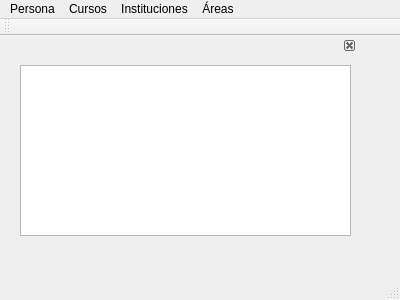
<?xml version="1.0" encoding="UTF-8"?>
<ui version="4.0">
 <class>MainWindow</class>
 <widget class="QMainWindow" name="MainWindow">
  <property name="geometry">
   <rect>
    <x>0</x>
    <y>0</y>
    <width>400</width>
    <height>300</height>
   </rect>
  </property>
  <property name="windowTitle">
   <string>MainWindow</string>
  </property>
  <widget class="QWidget" name="centralWidget">
   <widget class="QDockWidget" name="dockWidgetInfo">
    <property name="geometry">
     <rect>
      <x>10</x>
      <y>0</y>
      <width>347</width>
      <height>247</height>
     </rect>
    </property>
    <property name="autoFillBackground">
     <bool>true</bool>
    </property>
    <property name="floating">
     <bool>false</bool>
    </property>
    <property name="features">
     <set>QDockWidget::DockWidgetClosable</set>
    </property>
    <property name="allowedAreas">
     <set>Qt::AllDockWidgetAreas</set>
    </property>
    <widget class="QWidget" name="dockWidgetContents_3">
     <widget class="QTableWidget" name="tableWidgetInfo">
      <property name="geometry">
       <rect>
        <x>10</x>
        <y>10</y>
        <width>331</width>
        <height>171</height>
       </rect>
      </property>
     </widget>
    </widget>
   </widget>
  </widget>
  <widget class="QMenuBar" name="menuBar">
   <property name="geometry">
    <rect>
     <x>0</x>
     <y>0</y>
     <width>400</width>
     <height>21</height>
    </rect>
   </property>
   <widget class="QMenu" name="menuUsuario">
    <property name="title">
     <string>Persona</string>
    </property>
    <widget class="QMenu" name="menuAgregar">
     <property name="title">
      <string>Agregar</string>
     </property>
     <addaction name="actionAgregarEmpleado"/>
     <addaction name="actionAgregarNino"/>
     <addaction name="actionAgregarAdulto"/>
     <addaction name="actionAgregarEstudiante"/>
    </widget>
    <widget class="QMenu" name="menuVer">
     <property name="title">
      <string>Ver</string>
     </property>
     <addaction name="actionVerEmpleado"/>
     <addaction name="actionVerEstudiante"/>
     <addaction name="actionVerNino"/>
     <addaction name="actionVerAdulto"/>
    </widget>
    <addaction name="menuAgregar"/>
    <addaction name="menuVer"/>
   </widget>
   <widget class="QMenu" name="menuCursos">
    <property name="title">
     <string>Cursos</string>
    </property>
    <addaction name="actionVerCurso"/>
   </widget>
   <widget class="QMenu" name="menuInstituciones">
    <property name="title">
     <string>Instituciones</string>
    </property>
    <widget class="QMenu" name="menuEducativas">
     <property name="title">
      <string>Educativas</string>
     </property>
     <addaction name="actionAgregarInstitucion"/>
     <addaction name="actionVerInstitucion"/>
    </widget>
    <widget class="QMenu" name="menuDonador">
     <property name="title">
      <string>Donador</string>
     </property>
     <widget class="QMenu" name="menuAgregar_2">
      <property name="title">
       <string>Agregar</string>
      </property>
      <addaction name="actionAgregarDonador"/>
      <addaction name="actionAgregarClasificacion"/>
     </widget>
     <addaction name="menuAgregar_2"/>
     <addaction name="actionVerDonador"/>
    </widget>
    <addaction name="menuEducativas"/>
    <addaction name="menuDonador"/>
   </widget>
   <widget class="QMenu" name="menuAreas">
    <property name="title">
     <string>Áreas</string>
    </property>
    <addaction name="actionAgregarArea"/>
    <addaction name="actionVerArea"/>
   </widget>
   <addaction name="menuUsuario"/>
   <addaction name="menuCursos"/>
   <addaction name="menuInstituciones"/>
   <addaction name="menuAreas"/>
  </widget>
  <widget class="QToolBar" name="mainToolBar">
   <attribute name="toolBarArea">
    <enum>TopToolBarArea</enum>
   </attribute>
   <attribute name="toolBarBreak">
    <bool>false</bool>
   </attribute>
  </widget>
  <widget class="QStatusBar" name="statusBar"/>
  <action name="actionAgregarEmpleado">
   <property name="text">
    <string>Empleado</string>
   </property>
  </action>
  <action name="actionAgregarNino">
   <property name="text">
    <string>Niño</string>
   </property>
  </action>
  <action name="actionAgregarAdulto">
   <property name="text">
    <string>Adulto</string>
   </property>
  </action>
  <action name="actionAgregarEstudiante">
   <property name="text">
    <string>Estudiante</string>
   </property>
  </action>
  <action name="actionVerEmpleado">
   <property name="text">
    <string>Empleado</string>
   </property>
  </action>
  <action name="actionVerEstudiante">
   <property name="text">
    <string>Estudiante</string>
   </property>
  </action>
  <action name="actionVerNino">
   <property name="text">
    <string>Niño</string>
   </property>
  </action>
  <action name="actionVerAdulto">
   <property name="text">
    <string>Adulto</string>
   </property>
  </action>
  <action name="actionEmpleado_3">
   <property name="text">
    <string>Empleado</string>
   </property>
  </action>
  <action name="actionAgregarCurso">
   <property name="text">
    <string>Agregar</string>
   </property>
  </action>
  <action name="actionVerCurso">
   <property name="text">
    <string>Ver</string>
   </property>
  </action>
  <action name="actionDonador">
   <property name="text">
    <string>Donador</string>
   </property>
  </action>
  <action name="actionDonador_2">
   <property name="text">
    <string>Donador</string>
   </property>
  </action>
  <action name="actionVer_3">
   <property name="text">
    <string>Ver</string>
   </property>
  </action>
  <action name="actionAgregarArea">
   <property name="text">
    <string>Agregar</string>
   </property>
  </action>
  <action name="actionVerArea">
   <property name="text">
    <string>Ver</string>
   </property>
  </action>
  <action name="actionAgregarInstitucion">
   <property name="text">
    <string>Agregar</string>
   </property>
  </action>
  <action name="actionVerInstitucion">
   <property name="text">
    <string>Ver</string>
   </property>
  </action>
  <action name="actionDonador_3">
   <property name="text">
    <string>Donador</string>
   </property>
  </action>
  <action name="actionVerDonador">
   <property name="text">
    <string>Ver</string>
   </property>
  </action>
  <action name="actionAgregarDonador">
   <property name="text">
    <string>Donador</string>
   </property>
  </action>
  <action name="actionAgregarClasificacion">
   <property name="text">
    <string>Clasificacion</string>
   </property>
  </action>
 </widget>
 <layoutdefault spacing="6" margin="11"/>
 <resources/>
 <connections>
  <connection>
   <sender>actionAgregarEmpleado</sender>
   <signal>triggered()</signal>
   <receiver>MainWindow</receiver>
   <slot>agregarEmpleado()</slot>
   <hints>
    <hint type="sourcelabel">
     <x>-1</x>
     <y>-1</y>
    </hint>
    <hint type="destinationlabel">
     <x>199</x>
     <y>149</y>
    </hint>
   </hints>
  </connection>
  <connection>
   <sender>actionAgregarNino</sender>
   <signal>triggered()</signal>
   <receiver>MainWindow</receiver>
   <slot>agregarNino()</slot>
   <hints>
    <hint type="sourcelabel">
     <x>-1</x>
     <y>-1</y>
    </hint>
    <hint type="destinationlabel">
     <x>199</x>
     <y>149</y>
    </hint>
   </hints>
  </connection>
  <connection>
   <sender>actionAgregarAdulto</sender>
   <signal>triggered()</signal>
   <receiver>MainWindow</receiver>
   <slot>agregarAdulto()</slot>
   <hints>
    <hint type="sourcelabel">
     <x>-1</x>
     <y>-1</y>
    </hint>
    <hint type="destinationlabel">
     <x>199</x>
     <y>149</y>
    </hint>
   </hints>
  </connection>
  <connection>
   <sender>actionAgregarEstudiante</sender>
   <signal>triggered()</signal>
   <receiver>MainWindow</receiver>
   <slot>agregarEstudiante()</slot>
   <hints>
    <hint type="sourcelabel">
     <x>-1</x>
     <y>-1</y>
    </hint>
    <hint type="destinationlabel">
     <x>199</x>
     <y>149</y>
    </hint>
   </hints>
  </connection>
  <connection>
   <sender>actionVerEmpleado</sender>
   <signal>triggered()</signal>
   <receiver>MainWindow</receiver>
   <slot>verEmpleado()</slot>
   <hints>
    <hint type="sourcelabel">
     <x>-1</x>
     <y>-1</y>
    </hint>
    <hint type="destinationlabel">
     <x>199</x>
     <y>149</y>
    </hint>
   </hints>
  </connection>
  <connection>
   <sender>actionVerEstudiante</sender>
   <signal>triggered()</signal>
   <receiver>MainWindow</receiver>
   <slot>verEstudiante()</slot>
   <hints>
    <hint type="sourcelabel">
     <x>-1</x>
     <y>-1</y>
    </hint>
    <hint type="destinationlabel">
     <x>199</x>
     <y>149</y>
    </hint>
   </hints>
  </connection>
  <connection>
   <sender>actionVerNino</sender>
   <signal>triggered()</signal>
   <receiver>MainWindow</receiver>
   <slot>verNino()</slot>
   <hints>
    <hint type="sourcelabel">
     <x>-1</x>
     <y>-1</y>
    </hint>
    <hint type="destinationlabel">
     <x>199</x>
     <y>149</y>
    </hint>
   </hints>
  </connection>
  <connection>
   <sender>actionVerAdulto</sender>
   <signal>triggered()</signal>
   <receiver>MainWindow</receiver>
   <slot>verAdulto()</slot>
   <hints>
    <hint type="sourcelabel">
     <x>-1</x>
     <y>-1</y>
    </hint>
    <hint type="destinationlabel">
     <x>199</x>
     <y>149</y>
    </hint>
   </hints>
  </connection>
  <connection>
   <sender>actionVerCurso</sender>
   <signal>triggered()</signal>
   <receiver>MainWindow</receiver>
   <slot>verCurso()</slot>
   <hints>
    <hint type="sourcelabel">
     <x>-1</x>
     <y>-1</y>
    </hint>
    <hint type="destinationlabel">
     <x>199</x>
     <y>149</y>
    </hint>
   </hints>
  </connection>
  <connection>
   <sender>actionAgregarInstitucion</sender>
   <signal>triggered()</signal>
   <receiver>MainWindow</receiver>
   <slot>agregarInstitucion()</slot>
   <hints>
    <hint type="sourcelabel">
     <x>-1</x>
     <y>-1</y>
    </hint>
    <hint type="destinationlabel">
     <x>199</x>
     <y>149</y>
    </hint>
   </hints>
  </connection>
  <connection>
   <sender>actionVerInstitucion</sender>
   <signal>triggered()</signal>
   <receiver>MainWindow</receiver>
   <slot>verInstitucion()</slot>
   <hints>
    <hint type="sourcelabel">
     <x>-1</x>
     <y>-1</y>
    </hint>
    <hint type="destinationlabel">
     <x>199</x>
     <y>149</y>
    </hint>
   </hints>
  </connection>
  <connection>
   <sender>actionAgregarDonador</sender>
   <signal>triggered()</signal>
   <receiver>MainWindow</receiver>
   <slot>agregarDonador()</slot>
   <hints>
    <hint type="sourcelabel">
     <x>-1</x>
     <y>-1</y>
    </hint>
    <hint type="destinationlabel">
     <x>199</x>
     <y>149</y>
    </hint>
   </hints>
  </connection>
  <connection>
   <sender>actionAgregarClasificacion</sender>
   <signal>triggered()</signal>
   <receiver>MainWindow</receiver>
   <slot>agregarClasificacion()</slot>
   <hints>
    <hint type="sourcelabel">
     <x>-1</x>
     <y>-1</y>
    </hint>
    <hint type="destinationlabel">
     <x>199</x>
     <y>149</y>
    </hint>
   </hints>
  </connection>
  <connection>
   <sender>actionVerDonador</sender>
   <signal>triggered()</signal>
   <receiver>MainWindow</receiver>
   <slot>verDonador()</slot>
   <hints>
    <hint type="sourcelabel">
     <x>-1</x>
     <y>-1</y>
    </hint>
    <hint type="destinationlabel">
     <x>199</x>
     <y>149</y>
    </hint>
   </hints>
  </connection>
  <connection>
   <sender>actionAgregarArea</sender>
   <signal>triggered()</signal>
   <receiver>MainWindow</receiver>
   <slot>agregarArea()</slot>
   <hints>
    <hint type="sourcelabel">
     <x>-1</x>
     <y>-1</y>
    </hint>
    <hint type="destinationlabel">
     <x>199</x>
     <y>149</y>
    </hint>
   </hints>
  </connection>
  <connection>
   <sender>actionVerArea</sender>
   <signal>triggered()</signal>
   <receiver>MainWindow</receiver>
   <slot>verArea()</slot>
   <hints>
    <hint type="sourcelabel">
     <x>-1</x>
     <y>-1</y>
    </hint>
    <hint type="destinationlabel">
     <x>199</x>
     <y>149</y>
    </hint>
   </hints>
  </connection>
 </connections>
 <slots>
  <slot>agregarEmpleado()</slot>
  <slot>agregarNino()</slot>
  <slot>agregarAdulto()</slot>
  <slot>agregarEstudiante()</slot>
  <slot>verEmpleado()</slot>
  <slot>verEstudiante()</slot>
  <slot>verNino()</slot>
  <slot>verAdulto()</slot>
  <slot>verCurso()</slot>
  <slot>agregarInstitucion()</slot>
  <slot>verInstitucion()</slot>
  <slot>agregarDonador()</slot>
  <slot>agregarClasificacion()</slot>
  <slot>agregarArea()</slot>
  <slot>verArea()</slot>
  <slot>verDonador()</slot>
 </slots>
</ui>
